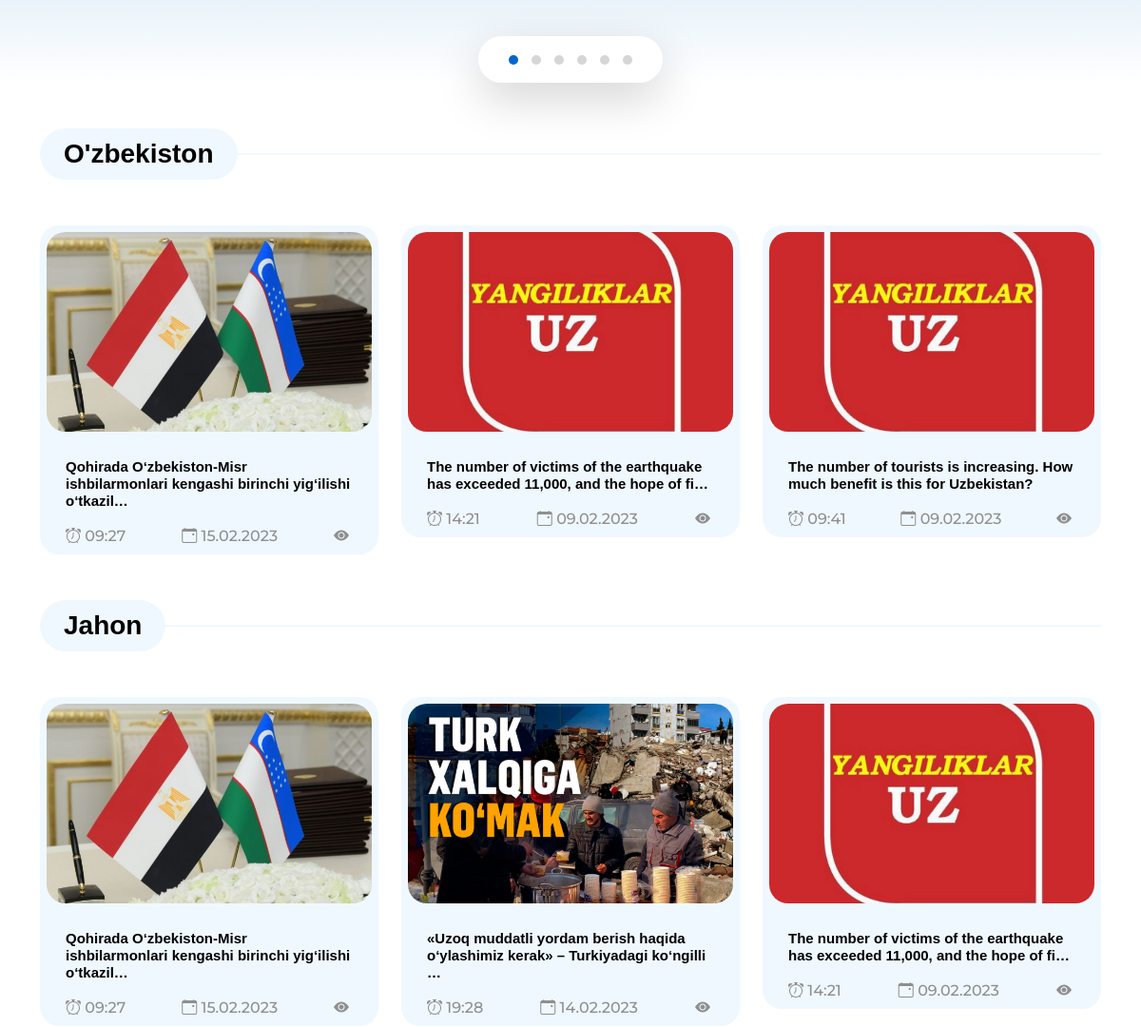
/uz/ (middle part), run on an earlier commit of the app's database.
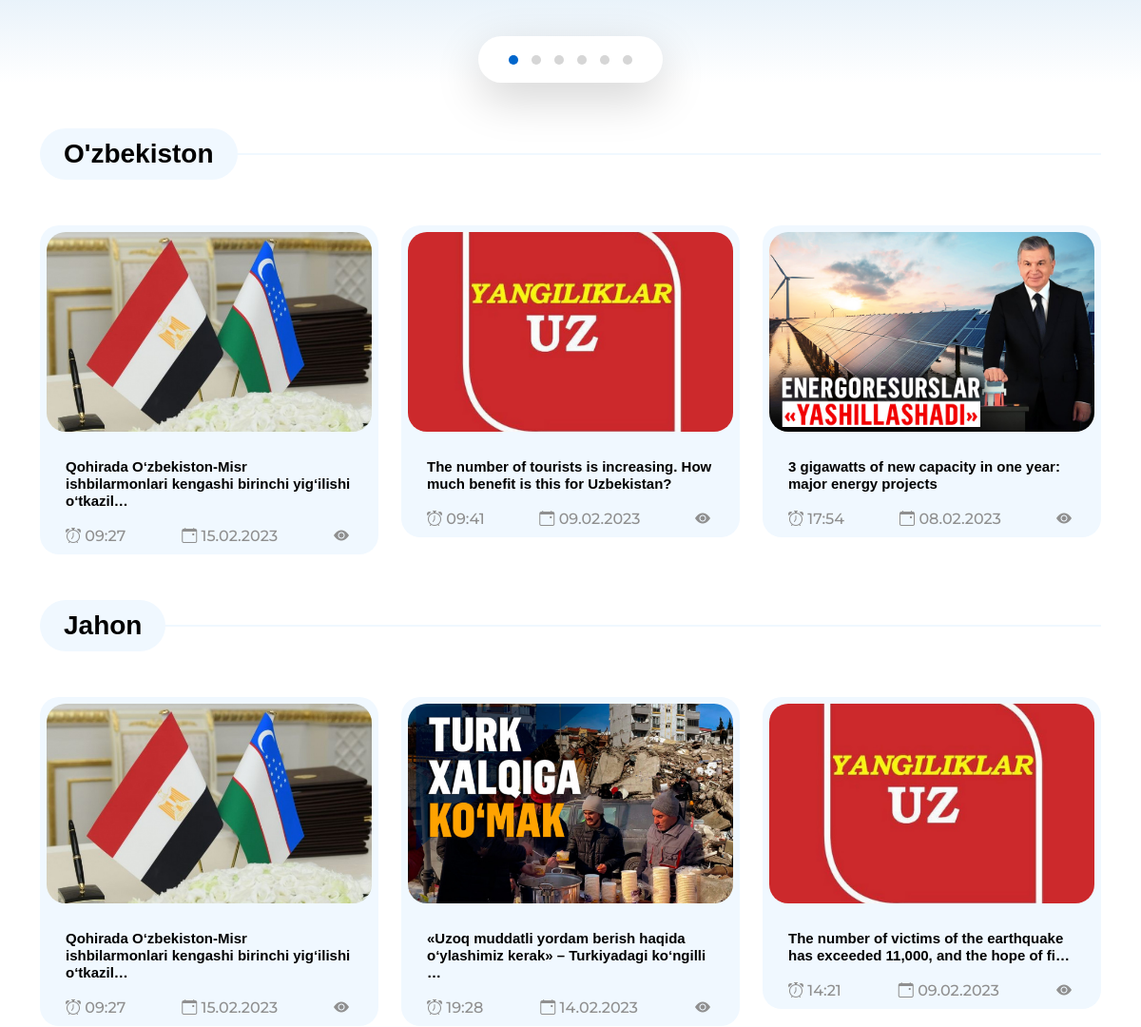
And on a later commit of the database.
### news/models.py (models this page shows, shortened)
class Category(models.Model):
    name = models.CharField(max_length=50)
    view_home = models.BooleanField(default=True)
    @property
    def news(self):
        news = New.object.filter(category__id=self.id).order_by('-date')[:3]
        if news:
            return news
        return []
    @property
    def sub_category(self):
        sub = SubCategory.objects.filter(category_id=self.id)
        if sub:
            return sub
        return None

class New (models.Model):
    class Status(models.TextChoices):
        Draft = 'DF', 'Draft'
        Published = 'PB', 'Published'
    name = models.CharField(max_length=200)
    slug = models.SlugField(max_length=200)
    description = models.CharField(max_length=200, blank=True)
    full_info = RichTextField()
    header_images = models.ImageField(default='news/images/news.jpg', upload_to='news/images', blank=True)
    category = models.ManyToManyField(Category, null=False, blank=False, related_name='category')
    sub_category = models.ManyToManyField(SubCategory, null=True, blank=True)
    date = models.DateTimeField(default=timezone.now)
    created_at = models.DateTimeField(auto_now_add=True)
    update_at = models.DateTimeField(auto_now=True)
    status = models.CharField(max_length=2,
                              choices=Status.choices,
                              default=Status.Draft
                               )
    object = models.Manager() #Default manager
    published = PublishedManager()
    class Meta:
        ordering = ['-date']
    def get_absolute_url(self):
        return reverse('post_detail', args=[str(self.slug)])

### news/views.py (the view)
# urls.py: path('', HomePageView, name='home'),
def HomePageView(request):
    news_list = New.published.all().order_by('-date')[6:10]
    news_list_home = New.published.all().order_by('-date')[:6]
    context = {
        'news_list': news_list,
        "news_list_home": news_list_home,
    }
    return render(request, 'home.html', context)

### news/custom_context_processor.py (called while the page is built)
def news_list(request):
    news_list = New.published.all().order_by('-date')
    news_list_home = New.published.all().order_by('-date')
    news_list_top = New.published.all().order_by('-date')[:3]
    categories = Category.objects.all()
    category = SubCategory.objects.all()
    context = {
        'news_list': news_list,
        'news_list_home': news_list_home,
        'news_list_top': news_list_top,
        'categories': categories,
        'sub_categories': category,
    }
    return (context)

### news/models.py (called while the page is built)
    def get_queryset(self):
        return super().get_queryset().filter(status=New.Status.Published)

### templates/home.html (shortened to what this page needs)
{% extends 'base.html' %}
{% load static %}
{% load i18n %}
{% load hitcount_tags %}
{% block content %}
<section class="hero-section">
    <div class="container">
        <div class="row">
            <div class="col-lg-12 col-12">
                <div class="owl-carousel owl-theme">
                </div>
            </div>
        </div>
    </div>
</section>
<section class="trending-podcast-section section-padding">
    <div class="container">
        <div class="row">
        {% for c in categories %}
            {% if c.view_home == True %}
                <div class="col-lg-12 col-12 mt-5">
                    <div class="section-title-wrap mb-5">
                        <h4 class="section-title">{{ c.name }}</h4>
                    </div>
                </div>
                {% for news in c.news %}
                <div class="col-lg-4 col-12 mb-4 mb-lg-0">
                    <div class="custom-block custom-block-full">
                        <div class="custom-block-image-wrap">
                            <a href="detail-page.html">
                                <img src="{{ news.header_images.url }}" class="custom-block-image img-fluid"
                                    alt="Yangiliklar rasmi">
                            </a>
                        </div>
                        <div class="custom-block-info">
                            <h5 class="mb-2 my-2 font-size-news">
                                <a href="{{ news.get_absolute_url }}">
                                    {{ news.name | truncatechars:80 }}
                                </a>
                            </h5>
                            <div class="custom-block-bottom d-flex justify-content-between mt-3">
                                <i class="bi-alarm me-1 icon-icon">
                                    <span>{{ news.date | date:"H:i" }}</span>
                                </i>
                                <i class="bi-calendar-event me-1 icon-icon">
                                    <span>{{ news.date | date:'d.m.Y' }}</span>
                                </i>
                                <i class="bi-eye-fill me-1 icon-icon">
                                </i>
                            </div>
                        </div>
                    </div>
                </div>
                {% endfor %}
            {% endif %}
        {% endfor %}
        </div>
    </div>
</section>
{% endblock content %}

### templates/base.html (shortened to what this page needs)
{% load static %}
{% load i18n %}
<!doctype html>
<html lang="{{ LANGUAGE_CODE }}">
<head>
    <link rel="stylesheet" href="{% static 'assets/css/bootstrap.min.css' %}">
    <link rel="stylesheet" href="{% static 'assets/css/bootstrap-icons.css' %}">
    <link rel="stylesheet" href="{% static 'assets/css/owl.carousel.min.css' %}">
    <link rel="stylesheet" href="{% static 'assets/css/owl.theme.default.min.css' %}">
    <link rel="stylesheet" href= "{% static 'assets/css/style.css' %}">
</head>
<body>
    <main>
                    {% get_current_language as LANGUAGE_CODE %}
                    {% get_available_languages as LANGUAGES %}
                    {% get_language_info_list for LANGUAGES as languages %}
                    {% get_language_info for LANGUAGE_CODE as language %}
    {% block content %}
    {% endblock content %}
    </main>
</body>
</html>

### static/assets/css/style.css (style rules this page uses)
:root { --white-color: #ffffff; --primary-color: #00CC99; --secondary-color: #0066CC; --section-bg-color: #f0f8ff; --custom-btn-bg-color: #0066CC; --custom-btn-bg-hover-color: #00CC99; --dark-color: #000000; --p-color: #717275; --border-color: #7fffd4; --link-hover-color: #0066CC; --auzcoder-color: #8F8F8F; --body-font-family: 'Montserrat', sans-serif; --title-font-family: 'Sono', sans-serif; --h1-font-size: 58px; --h2-font-size: 46px; --h3-font-size: 32px; --h4-font-size: 28px; --h5-font-size: 24px; --h6-font-size: 22px; --p-font-size: 16px; --menu-font-size: 14px; --border-radius-large: 100px; --border-radius-medium: 20px; --border-radius-small: 10px; --font-weight-light: 300; --font-weight-normal: 400; --font-weight-medium: 500; --font-weight-semibold: 600; --font-weight-bold: 700; }
body { background-color: var(--white-color); font-family: var(--body-font-family); }
h2, h3, h4, h5, h6 { color: var(--dark-color); }
h1, h2, h3, h4, h5, h6 { font-family: var(--title-font-family); font-weight: var(--font-weight-semibold); }
h4 { font-size: var(--h4-font-size); }
h5 { font-size: var(--h5-font-size); }
.icon-icon { color: var(--auzcoder-color); font-style: normal; font-weight: 500; }
.section-title-wrap { position: relative; }
.section-title-wrap::after { content: ""; background: var(--section-bg-color); width: 100%; height: 2px; position: absolute; top: 50%; left: 50%; transform: translate(-50%, -50%); pointer-events: none; }
.section-title { background: var(--section-bg-color); border-radius: var(--border-radius-large); display: inline-block; position: relative; z-index: 2; margin-bottom: 0; padding: 10px 25px; }
main { position: relative; z-index: 1; }
.hero-section { background-image: url('../images/templatemo-wave-banner.jpg'), linear-gradient(#348CD2, #FFFFFF); background-repeat: no-repeat; background-size: 108% 76%; background-position: top; padding-top: 200px; }
.owl-carousel { text-align: center; }
.custom-block { border: 2px solid var(--primary-color); border-radius: var(--border-radius-medium); position: relative; overflow: hidden; padding: 5px; transition: all 0.3s ease; }
.custom-block-info { display: block; padding: 10px 20px; padding-bottom: 0; }
.font-size-news { font-size: 15px; }
.custom-block-image-wrap { position: relative; display: block; height: 100%; }
.custom-block-image-wrap > a { display: block; }
.custom-block-image { border-radius: var(--border-radius-medium); display: block; width: 112px; height: 112px; object-fit: cover; }
.custom-block-full { background-color: var(--section-bg-color); border-color: transparent; }
.custom-block-full .custom-block-info { padding: 20px; padding-bottom: 0; }
.custom-block-full .custom-block-image { width: 100%; height: 210px; }
@media screen and (max-width: 1240px) { .hero-section { background-size: 116%; } }

What changed in the data, as far as the page shows it:
changed Category "O'zbekiston": gains New (header_images (picture), name "3 gigawatts of new capacity in one year: major energy projects", date "17:54", date "08.02.2023"); loses New (header_images (picture), name "The number of victims of the earthquake has exceeded 11,000, and the hope of fi…", date "14:21", date "09.02.2023")
